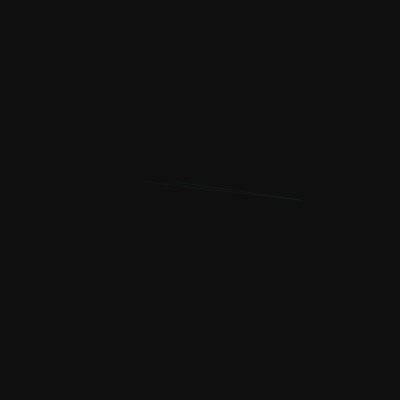
Frame 1 (no input)
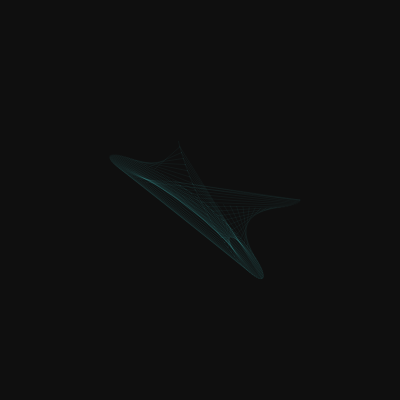
Frame 60 (no input)
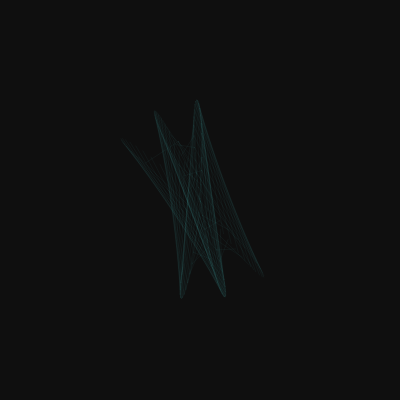
Frame 120 (the mouse pressed at the canvas centre since frame 60)

The p5.js sketch that drew these frames (run headless with seeded random() and noise() and a simulated clock; from frame 60 on, the mouse is pressed at the canvas centre):

// p5.js sketch
// ── sketch.js
let x = 200;
let y = 200;
let t = 0;
let n = 7;
let a = 50;
let drawX = 300;
let drawY = 200;


function setup() {
	createCanvas(400, 400);
	background(15);
	stroke(100,250 ,255, 10);
}

function draw() {
	xold = drawX;
	yold = drawY;
	for(let i=0; i<a; i+=18){
		let theta = t + i*PI/180;
		drawX = x + 100*cos(n*theta)*cos(theta);
		drawY = y + 100*cos(n*theta)*sin(theta);
		line(xold, yold, drawX, drawY);
	}

	//console.log(xold, yold, drawX, drawY);
	
	t = t + 0.01;
}

function mousePressed(){
	clear();
	background(15);
	n = random(20);
	a = random(20, 100);
}
